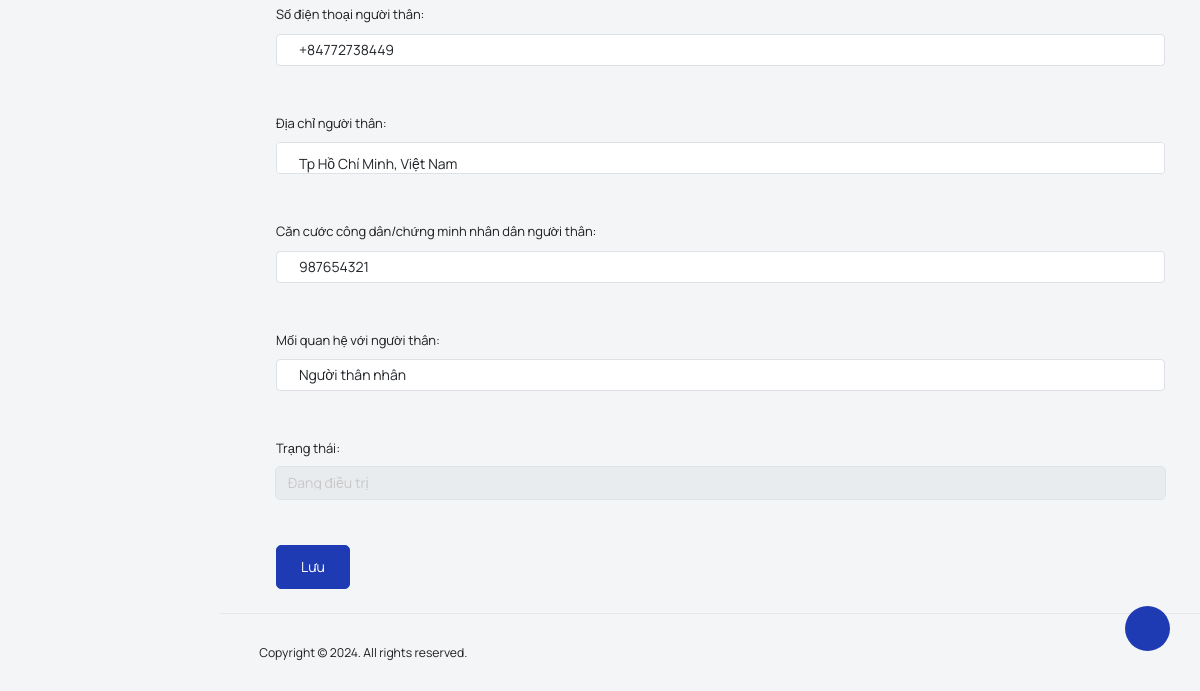
Page /patient/patient_profile (signed in, lower part) on the earlier database version.
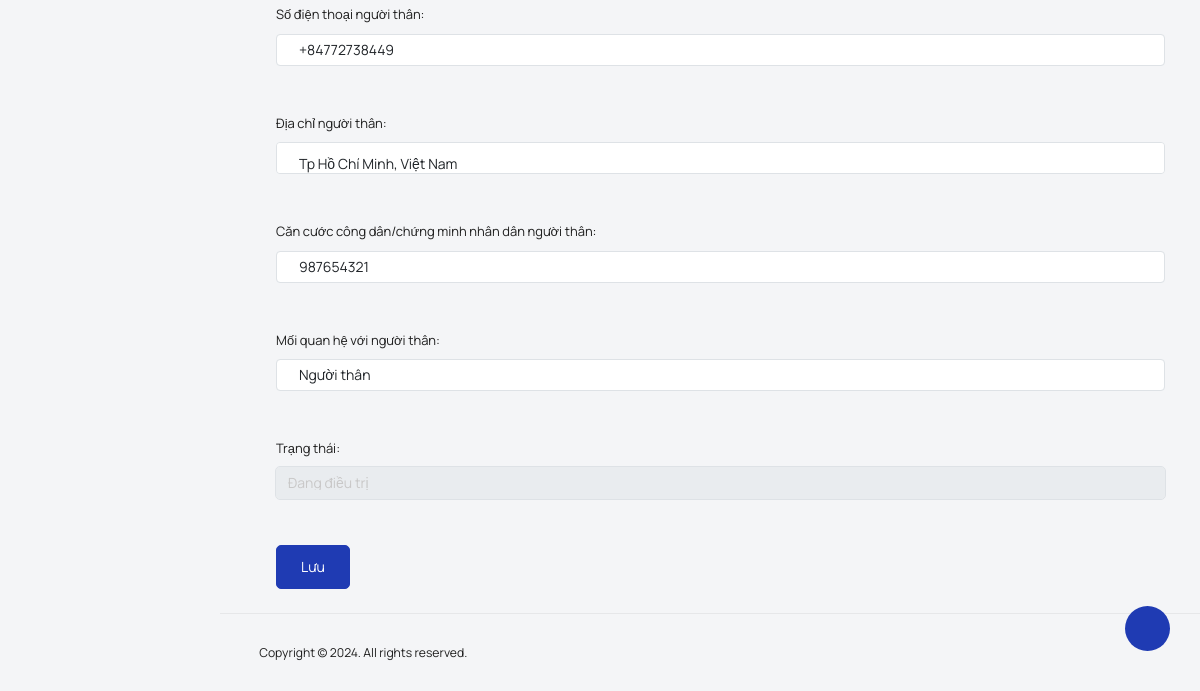
Same page on the later database version.
### main_app/models.py (models this page shows, shortened)
class Patient(models.Model):
    id = models.AutoField(primary_key=True)
    admin = models.OneToOneField(CustomUser, on_delete=models.CASCADE)
    phone_number = PhoneNumberField(null=False, blank=False, unique=True)
    nationality = models.CharField(max_length = 50)
    gender = models.CharField(max_length = 10, choices=[("male", "Nam"), ("female", "Nữ")])
    date_of_birth = models.DateField(null=True)
    address = models.TextField()
    ID1 = models.CharField(max_length = 30)
    medical_record = models.TextField(null=True) # Tiền sử bệnh lý của bệnh nhân
    avatar = models.FileField(upload_to='patient_avatar', null=True, blank=True)
    name2 = models.CharField(max_length = 100)
    phone_number2 = PhoneNumberField(null=False, blank=False, unique=True)
    address2 = models.TextField()
    ID2 = models.CharField(max_length = 30)
    relationship = models.CharField (max_length = 30)
    progress = models.CharField(max_length=100,null=True, choices=[
        ('Đang tiếp nhận', 'Đang tiếp nhận'),
        ('Đang chẩn đoán', 'Đang chẩn đoán'),
        ('Đang điều trị', 'Đang điều trị'),
        ('Xuất viện', 'Xuất viện')
    ])

### main_app/patient_views.py (the view, shortened to what this page needs)
# urls.py: path('patient/patient_profile', patient_views.patient_profile, name="patient_profile"),
def patient_profile(request):
    patient =  get_object_or_404(Patient, admin=request.user)
    form = PatientForm(request.POST or None, request.FILES or None, instance=patient)
    return render(request,"patient_template/patient_profile.html", {'form': form})

### main_app/form.py
class PatientForm(CustomUserForm):
    phone_number = PhoneNumberField()
    phone_number2 = PhoneNumberField()
    class Meta(CustomUserForm.Meta):
        model = Patient
        fields = CustomUserForm.Meta.fields + ['phone_number', 'nationality', 'gender', 'date_of_birth', 'address', 'medical_record', 'ID1', 'avatar', 'name2', 'phone_number2', 'address2', 'ID2', 'relationship', 'progress']
        labels = {
            'phone_number': 'Số điện thoại',
            'nationality': 'Quốc tịch',
            'gender': 'Giới tính',
            'date_of_birth': 'Ngày sinh',
            'address': 'Địa chỉ',
            'medical_record': 'Tiền sử bệnh lý của bệnh nhân',
            'ID1': 'Căn cước công dân/chứng minh nhân dân',
            'avatar': 'Ảnh đại diện',
            'name2': 'Tên người thân',
            'phone_number2': 'Số điện thoại người thân',
            'address2': 'Địa chỉ người thân',
            'ID2': 'Căn cước công dân/chứng minh nhân dân người thân',
            'relationship': 'Mối quan hệ với người thân',
            'progress': 'Trạng thái',
        }
        widgets = {
            'date_of_birth': DateInput(attrs={'type': 'date'}),
        }

### main_app/templates/patient_template/patient_profile.html (shortened to what this page needs)
{% load static %} {% load tz %}
<!DOCTYPE html>
<html lang="en">
  <head>
    <link
      rel="stylesheet"
      type="text/css"
      href="{% static 'users/vendors/feather/feather.css' %}"
    />
    <link
      rel="stylesheet"
      type="text/css"
      href="{% static 'users/vendors/mdi/css/materialdesignicons.min.css' %}"
    />
    <link
      rel="stylesheet"
      type="text/css"
      href="{% static 'users/vendors/ti-icons/css/themify-icons.css' %}"
    />
    <link
      rel="stylesheet"
      type="text/css"
      href="{% static 'users/vendors/typicons/typicons.css' %}"
    />
    <link
      rel="stylesheet"
      type="text/css"
      href="{% static 'users/vendors/simple-line-icons/css/simple-line-icons.css' %}"
    />
    <link
      rel="stylesheet"
      type="text/css"
      href="{% static 'users/vendors/css/vendor.bundle.base.css' %}"
    />
    <link
      rel="stylesheet"
      type="text/css"
      href="{% static 'users/js/select.dataTables.min.css' %}"
    />
    <link
      rel="stylesheet"
      type="text/css"
      href="{% static 'users/css/vertical-layout-light/style.css' %}"
    />
    <link rel="stylesheet" href="{% static 'users/css/admin/addmin.css' %}" />
    <link
      rel="stylesheet"
      type="text/css"
      href="{% static 'users/css/users/base.css' %}"
    />
  </head>
  <body>
    <div class="container-scroller">
      <div class="container-fluid page-body-wrapper">
        <div class="theme-setting-wrapper">
          <div id="settings-trigger"><i class="ti-settings"></i></div>
        </div>
        <nav class="sidebar sidebar-offcanvas" id="sidebar">
        </nav>
        <div class="main-panel">
          <div class="content-wrapper">
            <div class="slide">
              <form
                action="{% url 'patient_profile' %}"
                method="post"
                enctype="multipart/form-data"
              >
                {% csrf_token %} {% for field in form %}
                <div class="form-group">
                  {{field.errors}} {{field.label_tag}} {{field}}
                </div>
                <br />
                {% endfor %}
                <button type="submit" class="btn btn-primary">Lưu</button>
              </form>
              {% block custom_js %}
            </div>
          </div>
          <footer class="footer">
            <div
              class="d-sm-flex justify-content-center justify-content-sm-between"
            >
              <span
                class="float-none float-sm-right d-block mt-1 mt-sm-0 text-center"
                >Copyright © 2024. All rights reserved.</span
              >
            </div>
          </footer>
        </div>
      </div>
    </div>
    {% endblock custom_js %}
  </body>
</html>

Differences in the rows shown:
changed Patient "Tp Hồ Chí Minh, Việt Nam": relationship "Người thân nhân" → "Người thân"
